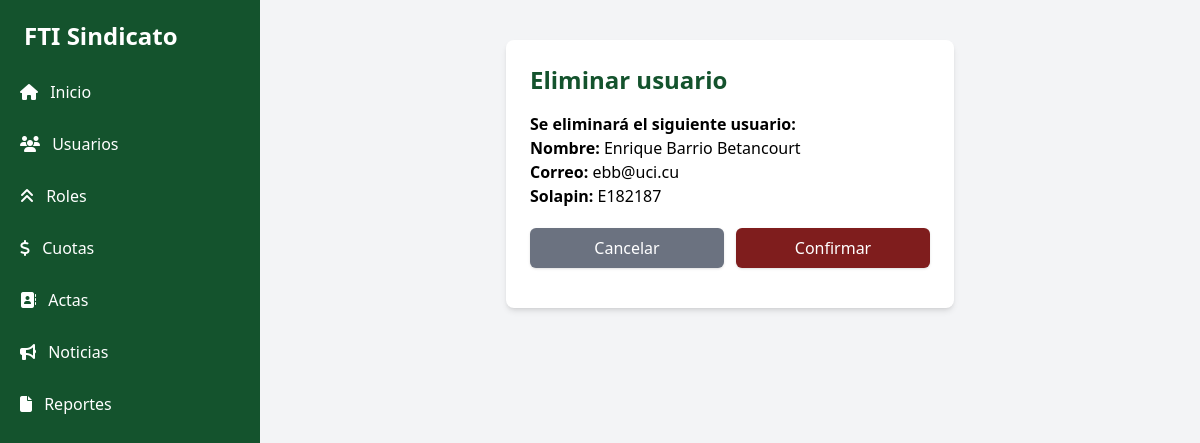
The app's page /eliminar/usuario/1 with its own data.
### usuarios/models.py (models this page shows, shortened)
class Usuario(AbstractUser):
    solapin = models.CharField(max_length=7,unique=True)
    roll = models.ForeignKey(Roll, on_delete=models.CASCADE, related_name='usuarios',null=True)
    salario = models.PositiveIntegerField(default=0)

### usuarios/views.py (the view)
# urls.py: path('eliminar/usuario/<pk>', eliminar_usuario, name='eliminar_usuario'),
def eliminar_usuario(request,pk):
    usuario = Usuario.objects.get(pk=pk)
    if request.method == "GET":
        return render(request,'eliminar_usuario.html',{'usuario':usuario})
    if request.method == "POST":
        usuario.delete()
        return redirect('usuarios')

### templates/eliminar_usuario.html (shortened to what this page needs)
{% extends "base.html" %}
{% load static %}
{% block content %}
<div class="block w-full">
<div class="max-w-md mx-auto w-full mt-10 bg-white p-6 rounded-lg shadow-md">
  <h2 class="text-2xl font-bold text-green-900 mb-4">Eliminar usuario</h2>
  <p class='font-bold'>Se eliminará el siguiente usuario:</p>
  <p><span class='font-bold'>Nombre:</span> {{usuario.first_name}}</p>
  <p><span class='font-bold'>Correo:</span> {{usuario.email}}</p>
  <p><span class='font-bold'>Solapin:</span> {{usuario.solapin}}</p>
  <form method="POST" class="w-full">
    <div class='mt-5 flex gap-3'>
      <a href={% url 'usuarios' %} class="w-full bg-gray-500 text-white text-center py-2 px-4 rounded-md shadow hover:bg-gray-600 focus:outline-none focus:ring-2 focus:ring-green-500 focus:ring-offset-2">Cancelar</a>
      <button type="submit" class="w-full bg-red-900 text-white py-2 px-4 rounded-md shadow hover:bg-red-700 focus:outline-none focus:ring-2 focus:ring-green-500 focus:ring-offset-2">Confirmar</button>
    </div>
  </form>
</div>
</div>
{% endblock content %}

### records on screen
Usuario: first_name "Enrique Barrio Betancourt", email "ebb@uci.cu", solapin "E182187"
